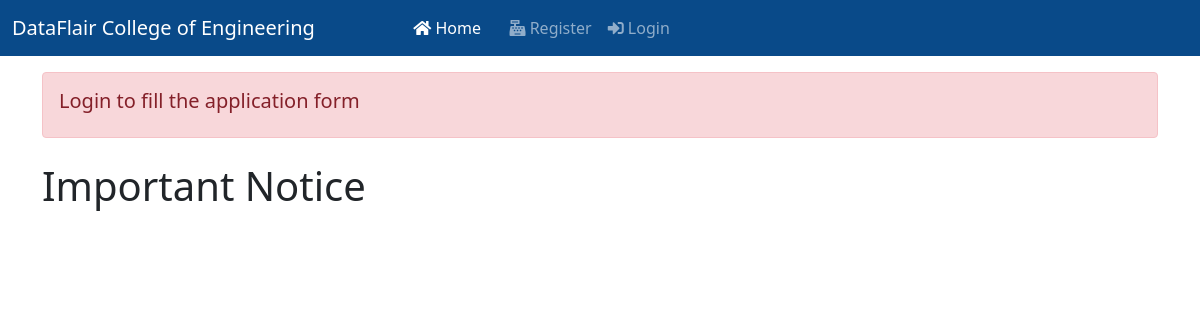
Before: / with the older database file.
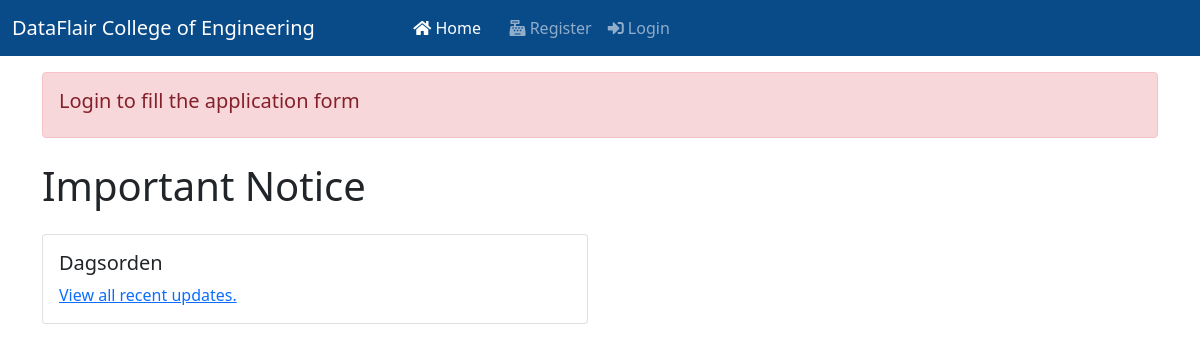
After: the same page with the newer database file.
### project/models.py (models this page shows, shortened)
class Notice(models.Model):
    title = models.CharField(max_length=200)

### project/views.py (the view)
# urls.py: path("", views.college, name="college"),
def college(request):
    notice = Notice.objects.all()
    return render(request, "college.html", {'notice':notice})

### project/templates/college.html (shortened to what this page needs)
{% extends 'basic.html' %}
{% block home %} active {% endblock %}
{% block body %}
{% if request.user.is_authenticated %}
{% else %}
<div class="container mt-3">
  <div class="alert alert-danger" role="alert">
    <h5>Login to fill the application form</h5>
  </div>
</div>
{% endif %}<div class="container mt-4">
    <h1>Important Notice</h1>
<div class="row mt-4">
  {% for i in notice %}
    <div class="col-sm-6">
      <div class="card">
        <div class="card-body">
          <h5 class="card-title">{{i.title}}</h5>
          <p class="card-text"><a href="/notice/{{i.id}}/">View all recent updates.</a></p>
        </div>
      </div>
    </div>
    {% endfor %}
  </div>
  </div>
{% endblock %}

### project/templates/basic.html (shortened to what this page needs)
<!doctype html>
<html lang="en">
  <head>
    <link href="https://cdn.jsdelivr.net/npm/bootstrap@5.0.2/dist/css/bootstrap.min.css" rel="stylesheet">
    <link rel="stylesheet" href="https://cdnjs.cloudflare.com/ajax/libs/font-awesome/5.15.3/css/all.min.css">
  </head>
  <body>
    <nav class="navbar navbar-expand-lg navbar-dark">
        <div class="container-fluid">
          <a class="navbar-brand" href="#">DataFlair College of Engineering</a>
          <div class="container w-75">
          <div class="collapse navbar-collapse" id="navbarSupportedContent">
            <ul class="navbar-nav me-auto mb-lg-0">
              <li class="nav-item">
                <a class="nav-link {% block home %} {% endblock %}" aria-current="page" href="/"><i class="fa fa-home"></i> Home</a>
              </li>
              {% if user.is_authenticated %}
              <li class="nav-item">
                <a class="nav-link {% block application_form %} {% endblock %}" href="/application_form/"><i class="fa fa-address-book"></i> Application Form </a>
              </li>
              <li class="nav-item">
                <a class="nav-link {% block status %} {% endblock %}" href="/status/"><i class="fa fa-ban"></i> Application Status</a>
              </li>
            </ul>
          </div>
          </div>
          <div class="collapse navbar-collapse" id="navbarNavDarkDropdown">
            <ul class="navbar-nav">
              <li class="nav-item dropdown">
                <a class="nav-link active dropdown-toggle" href="#" id="navbarDarkDropdownMenuLink" role="button" data-bs-toggle="dropdown" aria-expanded="false">
                <i class="fa fa-user-plus"></i>  Welcome {{request.user.get_full_name}}
                </a>
                <ul class="dropdown-menu dropdown-menu-dark" aria-labelledby="navbarDarkDropdownMenuLink">
                  {% if user.is_superuser %}
                  <li><a class="dropdown-item" href="/handle_admin/">Admin</a></li>
                  {% endif %}
                  <li><a class="dropdown-item" href="/logout/">Logout</a></li>
                </ul>
              </li>
            </ul>
          </div>
          {% else %}
          <li class="nav-item">
            <a class="nav-link {% block register %} {% endblock %}" href="/register/"><i class="fa fa-cash-register"></i> Register</a>
          </li>
          <li class="nav-item">
            <a class="nav-link  {% block login %} {% endblock %}" href="/login/"><i class="fa fa-sign-in-alt"></i> Login</a>
          </li>
          {% endif %}
        </div>
      </nav>
    {% block body %}
    {% endblock %}
  </body>
</html>

### project/templates/basic.html (style rules this page uses)
.navbar { background-color: #094a89;; }

Changed rows visible on the page:
added Notice: title "Dagsorden"
